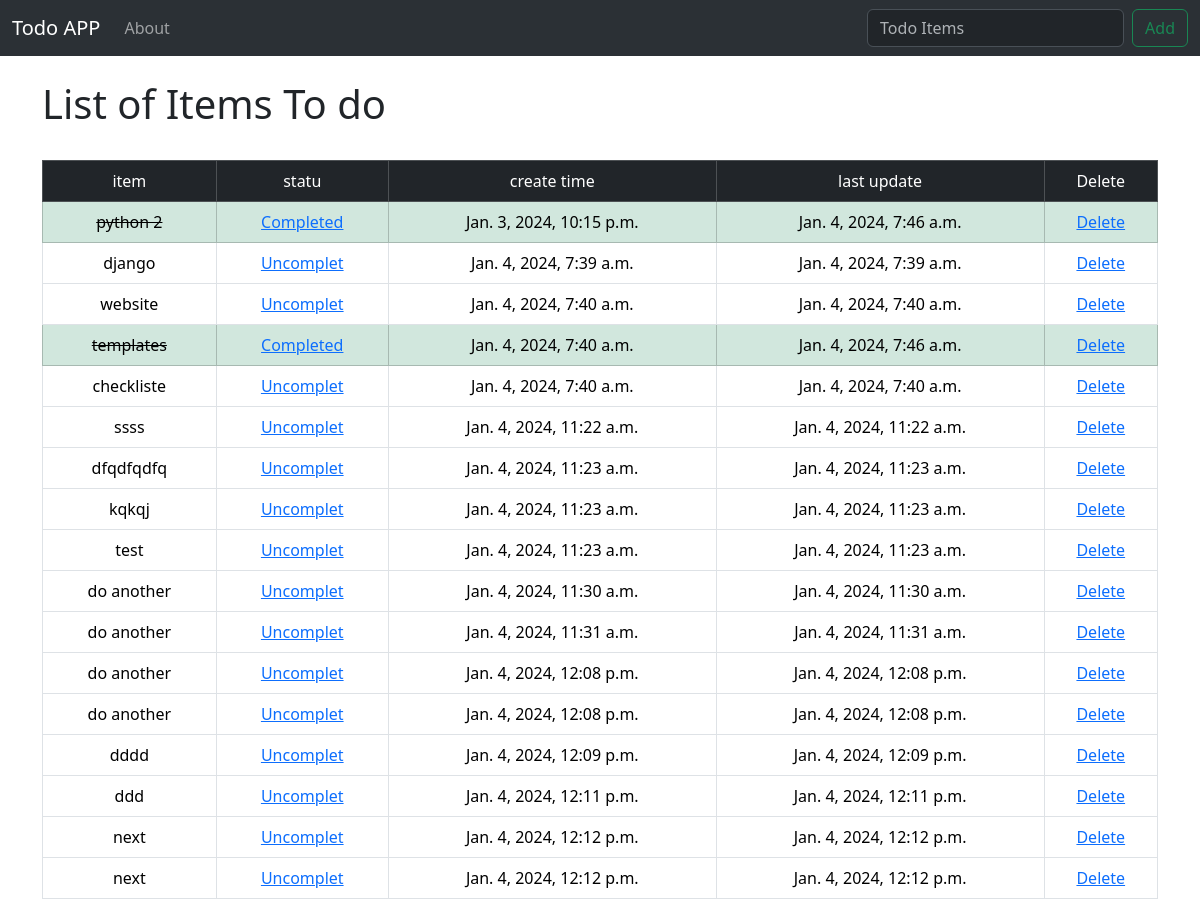
The app's page /, older data.
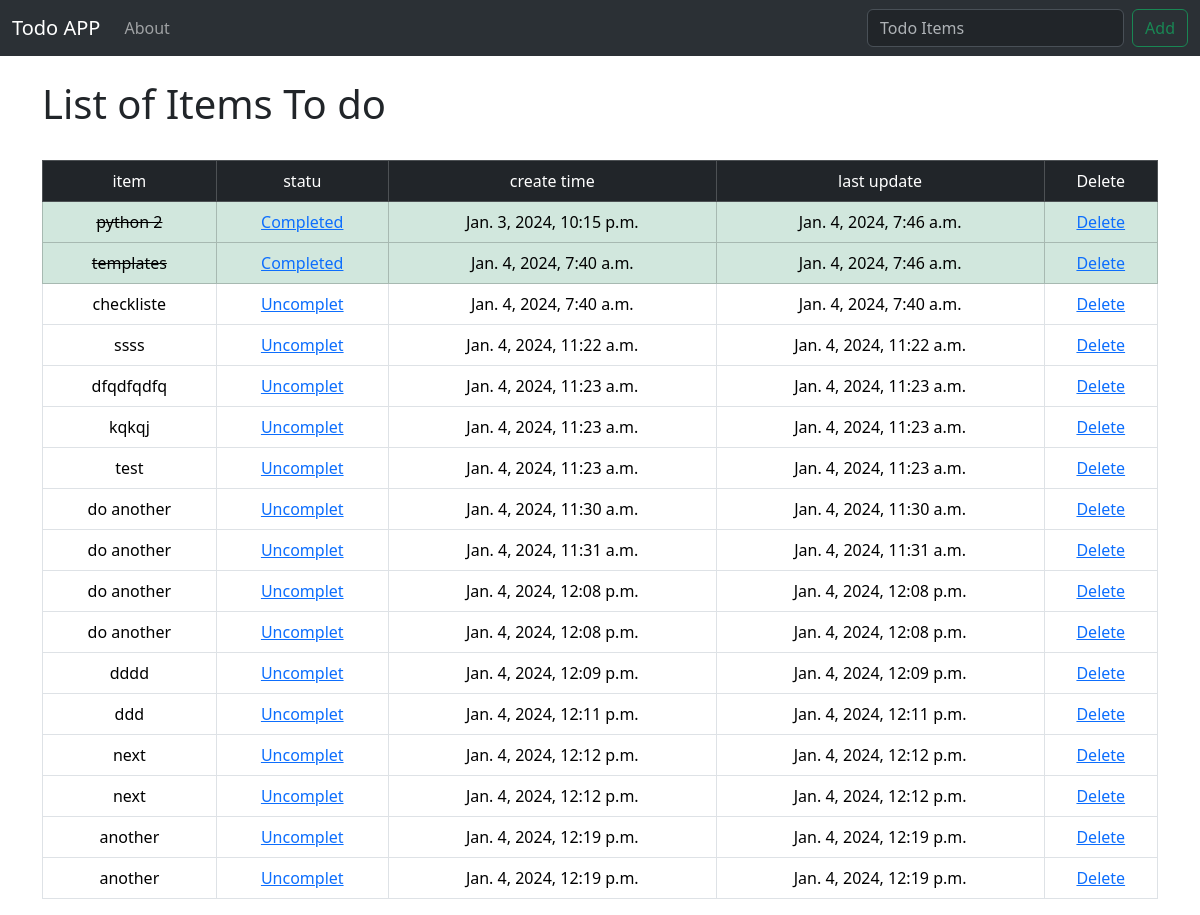
The same page, newer data.
### todo_list/models.py (models this page shows, shortened)
class List(models.Model):
    item= models.CharField(max_length=200)
    create_time = models.DateTimeField(auto_now=False, auto_now_add=True)
    update = models.DateTimeField(auto_now=True, auto_now_add=False)
    completed = models.BooleanField(default = False)
    class Meta:
        verbose_name = "List"
        verbose_name_plural = "Lists"

### todo_list/views.py (the view)
# urls.py: path('', views.home, name='home'),
def home(request):
    if request.method=="POST":
        form = ListForm(request.POST or None)
        if form.is_valid():
            form.save()
            items = List.objects.all
            messages.success(request, ('wawwww  Item Has Been Added to List!!!!'))
            return render(request, 'home.html', {'items': items})
    else :
        items = List.objects.all
        return render(request, 'home.html', {'items': items})

### todo_list/templates/home.html (shortened to what this page needs)
{% extends "base.html" %}
{% block content %}
{% if items %}
    <h1>List of Items To do</h1>
    <table class="table table-bordered">
        <thead class="table-dark text-center">
            <td >item</td>
            <td > statu </td>
            <td >create time </td>
            <td >last update</td>
            <td >Delete</td>
        </thead>
        <tbody>
            {% for it in items  %}
                {% if it.completed %}
                    <tr class ="table-success text-center">
                        <td class="text-decoration-line-through">{{it.item}}  </td>
                        <td><a href="{% url 'uncomplete' it.id %}"> Completed </a> </td>
                        <td>{{it.create_time}} </td>
                        <td>{{it.update}} </td>
                        <td > <a href ="{% url 'delete' it.id %}" > Delete</a></td>
                    </tr>
                {% else %}
                    <tr class="text-center">
                        <td>{{it.item}}  </td>
                        <td><a href="{% url 'complete' it.id %}"> Uncomplet </a> </td>
                        <td>{{it.create_time}} </td>
                        <td>{{it.update}} </td>
                        <td > <a href ="{% url 'delete' it.id %}" > Delete</a></td>
                    </tr>
                {% endif %}
            {% endfor %}
        </tbody>
    </table>
{% else %}
    <h1>No Item To do</h1>
{% endif %}
{% endblock content %}

### todo_list/templates/base.html (shortened to what this page needs)
{% load static %}
<!doctype html>
<html lang="en">
  <head>
    <link href="{%static 'css/bootstrap.min.css'%}" rel="stylesheet">
  </head>
  <body>
    <nav class="navbar navbar-expand-lg bg-body-tertiary" data-bs-theme="dark">
        <div class="container-fluid">
          <a class="navbar-brand" href="{% url 'home' %}">Todo APP</a>
          <div class="collapse navbar-collapse" id="navbarSupportedContent">
            <ul class="navbar-nav me-auto mb-2 mb-lg-0">
              <li class="nav-item">
                <a class="nav-link" href="{% url 'about' %}">About</a>
              </li>
            </ul>
            <form class="d-flex" method="POST">
              <input class="form-control me-2" type="search" placeholder="Todo Items" aria-label="Todo Items" name ="item">
              <button class="btn btn-outline-success" type="submit">Add</button>
            </form>
          </div>
        </div>
      </nav>
  <div class="container">
    {% block content %}{% endblock content %}
  </div>
  </body>
</html>

Row changes from the older to the newer data that the page shows:
removed List: item "django", create_time "Jan. 4, 2024, 7:39 a.m.", update "Jan. 4, 2024, 7:39 a.m."
removed List: item "website", create_time "Jan. 4, 2024, 7:40 a.m.", update "Jan. 4, 2024, 7:40 a.m."
added List: item "another", create_time "Jan. 4, 2024, 12:19 p.m.", update "Jan. 4, 2024, 12:19 p.m."
added List: item "another", create_time "Jan. 4, 2024, 12:19 p.m.", update "Jan. 4, 2024, 12:19 p.m."
